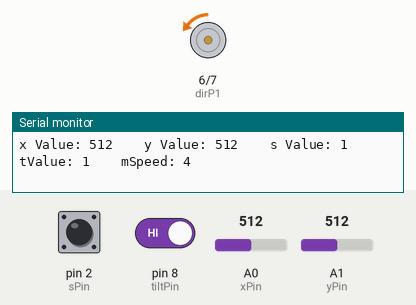
Simulated run of this sketch. Board: Arduino Uno, built with avr-gcc and run on an emulated ATmega328P. Parts: motor-driver pin pairs drawn as motors (green arrow = first pin HIGH = forward, orange = second pin HIGH = backward, longer = more drive, scaled by the enable pin), the last lines printed to the serial monitor. Inputs (shaded band) come from the test bench; at power-on: A1 (yPin) = 512, pin 8 (tiltPin) HIGH, pin 2 (sPin) HIGH, A0 (xPin) = 512.

Above: at 1.2 s.
1.3 s: A1 (yPin) set to 548
At 1.6 s:
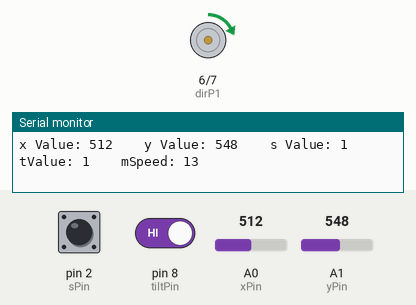
2.8 s: pin 8 (tiltPin) driven LOW
At 3.4 s:
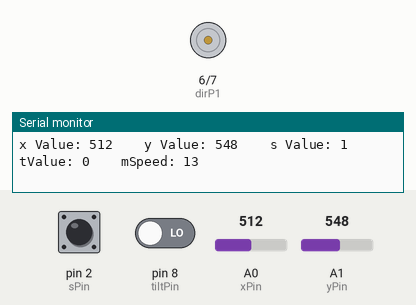
4.3 s: pin 8 (tiltPin) driven HIGH
At 5.2 s:
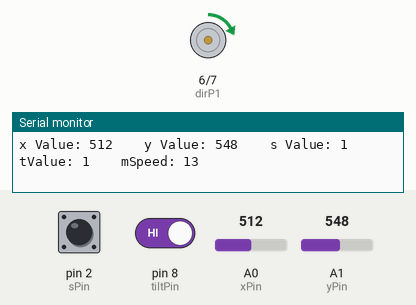
5.8 s: A1 (yPin) set to 306
At 7.0 s:
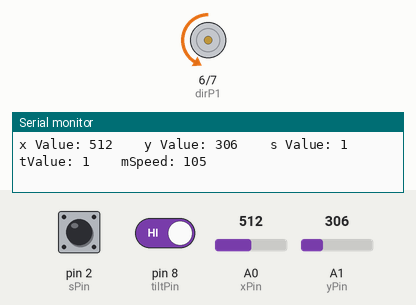
7.3 s: A1 (yPin) set to 0
At 7.7 s:
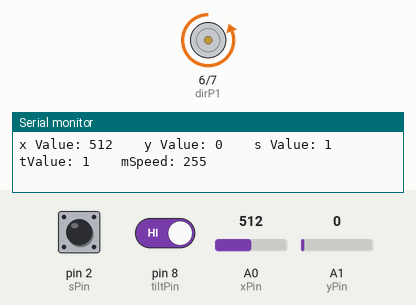
8.8 s: pin 8 (tiltPin) driven LOW
At 9.4 s:
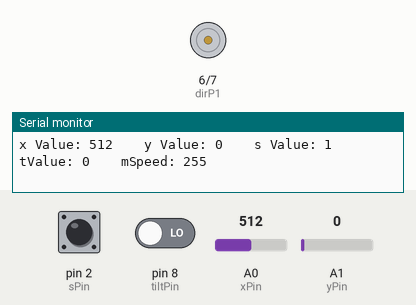
Timing chart, 0 to 11.3 s (numbered marks = the images above; inputs shaded):
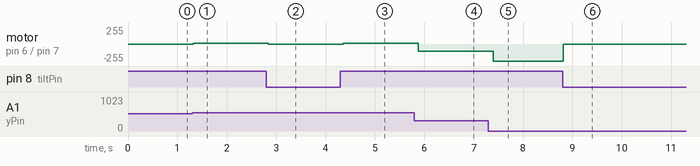

The sketch:

Joystick_Motor_Tilt.ino
```cpp
int speedPin = 5, dirP1 = 6, dirP2 = 7, mSpeed = 100, boostTime = 25, boostSpeed = 255, dly=100;
int tiltPin = 8, tiltState, tipSpeed = 0;
int xPin = A0, yPin = A1, sPin = 2, xVal, yVal, sVal, midSpeed=0;
void setup() {
  // put your setup code here, to run once:
  Serial.begin(9600);
  pinMode(speedPin, OUTPUT);
  pinMode(dirP1, OUTPUT);
  pinMode(dirP2, OUTPUT);
  pinMode(tiltPin, INPUT);
  pinMode(xPin, INPUT);
  pinMode(yPin, INPUT);
  pinMode(sPin, INPUT);
  digitalWrite(sPin, HIGH);
}

void loop() {
  // put your main code here, to run repeatedly:
  xVal = analogRead(xPin);
  yVal = analogRead(yPin);
  sVal = digitalRead(sPin);
  tiltState = digitalRead(tiltPin);
  Serial.print("x Value: ");
  Serial.print(xVal);
  Serial.print("\t\ty Value: ");
  Serial.print(yVal);
  Serial.print("\t\ts Value: ");
  Serial.print(sVal);
  Serial.print("\t\ttValue: ");
  Serial.print(tiltState);
  if (millis() <= boostTime && tiltState == HIGH) {
    analogWrite(speedPin, boostSpeed);

  }

  if (yVal > 521 && tiltState==HIGH) {
    mSpeed = map(yVal, 521, 1023, 0, 255);
    digitalWrite(dirP1, HIGH);
    digitalWrite(dirP2, LOW);
    analogWrite(speedPin, mSpeed);
  }
  else if (yVal == 521) {
    digitalWrite(dirP1, LOW);
    digitalWrite(dirP2, LOW);
    analogWrite(speedPin, midSpeed);
  }
  else if(yVal < 521 && tiltState==HIGH) {
    mSpeed = map(yVal, 521, 0, 0, 255);
    digitalWrite(dirP1, LOW);
    digitalWrite(dirP2, HIGH);
    analogWrite(speedPin, mSpeed);
  }
  else if(tiltState ==LOW) {
    analogWrite(speedPin, tipSpeed);
  }
  Serial.print("\t\tmSpeed: ");
  Serial.println(mSpeed);
  delay(dly);

}
```

Measured:
- after the input at 1.3 s, motor on pin 6 (dirP1) / pin 7 (dirP2): backward 4/255 → forward 13/255 at once
- after the input at 2.8 s, motor on pin 6 (dirP1) / pin 7 (dirP2): forward 13/255 → stopped at once
- after the input at 4.3 s, motor on pin 6 (dirP1) / pin 7 (dirP2): stopped → forward 13/255 after 0.05 s
- after the input at 5.8 s, motor on pin 6 (dirP1) / pin 7 (dirP2): forward 13/255 → backward 105/255 after 0.07 s
- after the input at 7.3 s, motor on pin 6 (dirP1) / pin 7 (dirP2): backward 105/255 → backward 255/255 after 0.09 s
- after the input at 8.8 s, motor on pin 6 (dirP1) / pin 7 (dirP2): backward 255/255 → stopped at once
